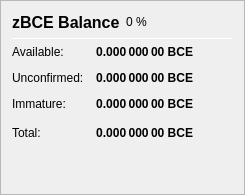
                   <widget class="QFrame" name="frame_ZerocoinBalances">
                    <property name="frameShape">
                     <enum>QFrame::StyledPanel</enum>
                    </property>
                    <property name="frameShadow">
                     <enum>QFrame::Raised</enum>
                    </property>
                    <layout class="QVBoxLayout" name="verticalLayout_7">
                     <item>
                      <layout class="QHBoxLayout" name="horizontalLayout_8" stretch="0,0,0">
                       <item>
                        <widget class="QLabel" name="label_5z_3">
                         <property name="minimumSize">
                          <size>
                           <width>0</width>
                           <height>20</height>
                          </size>
                         </property>
                         <property name="font">
                          <font>
                           <pointsize>12</pointsize>
                           <weight>75</weight>
                           <bold>true</bold>
                          </font>
                         </property>
                         <property name="text">
                          <string>zBCE Balance</string>
                         </property>
                        </widget>
                       </item>
                       <item>
                        <widget class="QLabel" name="labelzBCEPercent">
                         <property name="text">
                          <string notr="true">0 %</string>
                         </property>
                        </widget>
                       </item>
                       <item>
                        <spacer name="horizontalSpacer_11">
                         <property name="orientation">
                          <enum>Qt::Horizontal</enum>
                         </property>
                         <property name="sizeHint" stdset="0">
                          <size>
                           <width>40</width>
                           <height>20</height>
                          </size>
                         </property>
                        </spacer>
                       </item>
                      </layout>
                     </item>
                     <item>
                      <widget class="Line" name="line_ZerocoinBalance">
                       <property name="minimumSize">
                        <size>
                         <width>0</width>
                         <height>1</height>
                        </size>
                       </property>
                       <property name="maximumSize">
                        <size>
                         <width>16777215</width>
                         <height>1</height>
                        </size>
                       </property>
                       <property name="orientation">
                        <enum>Qt::Horizontal</enum>
                       </property>
                      </widget>
                     </item>
                     <item>
                      <layout class="QGridLayout" name="gridLayout_5">
                       <property name="spacing">
                        <number>12</number>
                       </property>
                       <item row="1" column="0">
                        <widget class="QLabel" name="labelzBalanceMatureText">
                         <property name="toolTip">
                          <string>Mature: more than 20 confirmation and more than 1 mint of the same denomination after it was minted.
These zBCE are spendable.</string>
                         </property>
                         <property name="text">
                          <string>Available:</string>
                         </property>
                        </widget>
                       </item>
                       <item row="1" column="1">
                        <widget class="QLabel" name="labelzBalanceMature">
                         <property name="font">
                          <font>
                           <weight>75</weight>
                           <bold>true</bold>
                          </font>
                         </property>
                         <property name="toolTip">
                          <string>Mature: more than 20 confirmation and more than 1 mint of the same denomination after it was minted.
These zBCE are spendable.</string>
                         </property>
                         <property name="text">
                          <string notr="true">0.000 000 00 BCE</string>
                         </property>
                         <property name="alignment">
                          <set>Qt::AlignRight|Qt::AlignTrailing|Qt::AlignVCenter</set>
                         </property>
                        </widget>
                       </item>
                       <item row="2" column="0">
                        <widget class="QLabel" name="labelzBalanceUnconfirmedText">
                         <property name="toolTip">
                          <string>Unconfirmed: less than 20 confirmations
Immature: confirmed, but less than 1 mint of the same denomination after it was minted</string>
                         </property>
                         <property name="text">
                          <string>Unconfirmed:</string>
                         </property>
                        </widget>
                       </item>
                       <item row="2" column="1">
                        <widget class="QLabel" name="labelzBalanceUnconfirmed">
                         <property name="font">
                          <font>
                           <weight>75</weight>
                           <bold>true</bold>
                          </font>
                         </property>
                         <property name="toolTip">
                          <string>Unconfirmed: less than 20 confirmations
Immature: confirmed, but less than 1 mint of the same denomination after it was minted</string>
                         </property>
                         <property name="text">
                          <string notr="true">0.000 000 00 BCE</string>
                         </property>
                         <property name="alignment">
                          <set>Qt::AlignRight|Qt::AlignTrailing|Qt::AlignVCenter</set>
                         </property>
                        </widget>
                       </item>
                       <item row="3" column="0">
                        <widget class="QLabel" name="labelzBalanceImmatureText">
                         <property name="toolTip">
                          <string>Unconfirmed: less than 20 confirmations
Immature: confirmed, but less than 1 mint of the same denomination after it was minted</string>
                         </property>
                         <property name="text">
                          <string>Immature:</string>
                         </property>
                        </widget>
                       </item>
                       <item row="3" column="1">
                        <widget class="QLabel" name="labelzBalanceImmature">
                         <property name="font">
                          <font>
                           <weight>75</weight>
                           <bold>true</bold>
                          </font>
                         </property>
                         <property name="toolTip">
                          <string>Unconfirmed: less than 20 confirmations
Immature: confirmed, but less than 1 mint of the same denomination after it was minted</string>
                         </property>
                         <property name="text">
                          <string notr="true">0.000 000 00 BCE</string>
                         </property>
                         <property name="alignment">
                          <set>Qt::AlignRight|Qt::AlignTrailing|Qt::AlignVCenter</set>
                         </property>
                        </widget>
                       </item>
                       <item row="4" column="0">
                        <widget class="QLabel" name="labelzBalanceText">
                         <property name="toolTip">
                          <string>Your current zBCE balance, unconfirmed and immature zBCE included.</string>
                         </property>
                         <property name="text">
                          <string>Total:</string>
                         </property>
                        </widget>
                       </item>
                       <item row="4" column="1">
                        <widget class="QLabel" name="labelzBalance">
                         <property name="font">
                          <font>
                           <weight>75</weight>
                           <bold>true</bold>
                          </font>
                         </property>
                         <property name="cursor">
                          <cursorShape>IBeamCursor</cursorShape>
                         </property>
                         <property name="toolTip">
                          <string>Your current zBCE balance, unconfirmed and immature zBCE included.</string>
                         </property>
                         <property name="text">
                          <string notr="true">0.000 000 00 BCE</string>
                         </property>
                         <property name="alignment">
                          <set>Qt::AlignRight|Qt::AlignTrailing|Qt::AlignVCenter</set>
                         </property>
                         <property name="textInteractionFlags">
                          <set>Qt::LinksAccessibleByMouse|Qt::TextSelectableByKeyboard|Qt::TextSelectableByMouse</set>
                         </property>
                        </widget>
                       </item>
                       <item row="4" column="2">
                        <spacer name="horizontalSpacer_4">
                         <property name="orientation">
                          <enum>Qt::Horizontal</enum>
                         </property>
                         <property name="sizeHint" stdset="0">
                          <size>
                           <width>40</width>
                           <height>20</height>
                          </size>
                         </property>
                        </spacer>
                       </item>
                      </layout>
                     </item>
                     <item>
                      <spacer name="verticalSpacer_4">
                       <property name="orientation">
                        <enum>Qt::Vertical</enum>
                       </property>
                       <property name="sizeHint" stdset="0">
                        <size>
                         <width>20</width>
                         <height>40</height>
                        </size>
                       </property>
                      </spacer>
                     </item>
                    </layout>
                   </widget>
